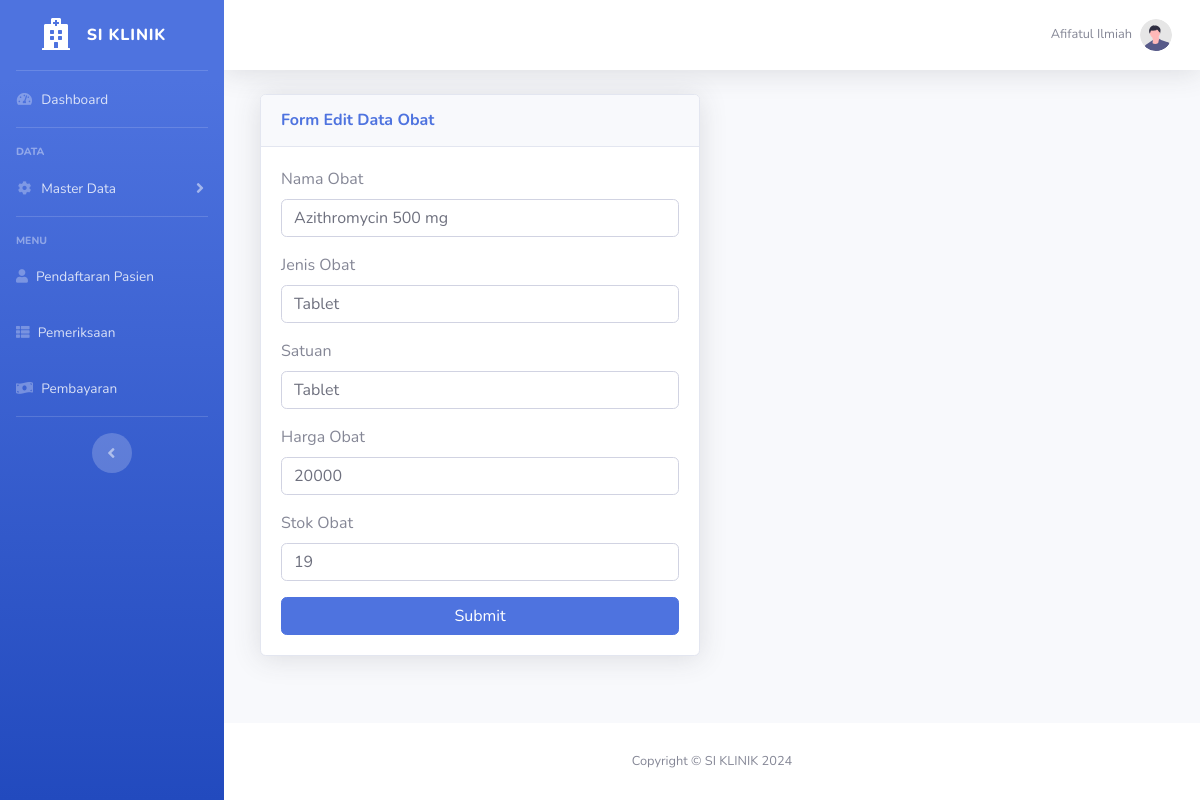
The page /obat/edit.php?id=4 (signed in) on the database its author committed.
### tables this page shows
CREATE TABLE `user` (
  `id` int(11) NOT NULL,
  `id_pegawai` int(11) NOT NULL,
  `username` varchar(255) NOT NULL,
  `password` varchar(255) NOT NULL,
  `level` varchar(255) NOT NULL
);

CREATE TABLE `pegawai` (
  `id` int(11) NOT NULL,
  `nama_pegawai` varchar(255) NOT NULL,
  `nohp` varchar(12) NOT NULL,
  `alamat` varchar(255) NOT NULL,
  `jk` varchar(255) NOT NULL
);

CREATE TABLE `obat` (
  `id` int(11) NOT NULL,
  `nama_obat` varchar(255) NOT NULL,
  `jenis` varchar(255) NOT NULL,
  `satuan` varchar(255) NOT NULL,
  `harga` int(11) NOT NULL,
  `stok` int(11) NOT NULL
);

### obat/function.php (called while the page is built, shortened)
<?php
require "../koneksi.php";
function select($query)
{
    global $conn;
    $sql = mysqli_query($conn, $query);
    $obats = [];
    while ($obat = mysqli_fetch_assoc($sql)) {
        $obats[] = $obat;
    }
    return $obats;
}

### obat/edit.php (the view, shortened to what this page needs)
<?php
require "function.php";
$pegawai = $_SESSION["id_pegawai"];
$user = mysqli_query($conn, "SELECT * FROM user A LEFT JOIN pegawai B ON B.id = A.id_pegawai WHERE A.id_pegawai = '$pegawai'");
$user = mysqli_fetch_assoc($user);
$id = $_GET["id"];
$obat = select("SELECT * FROM obat WHERE id='$id'")[0];
?>
<!DOCTYPE html>
<html lang="en">
<head>
    <link href="../assets/vendor/fontawesome-free/css/all.min.css" rel="stylesheet" type="text/css">
    <link href="../assets/css/sb-admin-2.min.css" rel="stylesheet">
</head>
<body id="page-top">
    <div id="wrapper">
        <ul class="navbar-nav bg-gradient-primary sidebar sidebar-dark accordion" id="accordionSidebar">
            <a class="sidebar-brand d-flex align-items-center justify-content-center" href="../index.php">
                <div class="sidebar-brand-icon">
                    <i class="fas fa-hospital"></i>
                </div>
                <div class="sidebar-brand-text mx-3">SI KLINIK</div>
            </a>
            <hr class="sidebar-divider my-0">
            <li class="nav-item">
                <a class="nav-link" href="../index.php">
                    <i class="fas fa-fw fa-tachometer-alt"></i>
                    <span>Dashboard</span></a>
            </li>
            <hr class="sidebar-divider">
            <div class="sidebar-heading">
                Data
            </div>
            <li class="nav-item">
                <a class="nav-link collapsed" href="#" data-toggle="collapse" data-target="#collapseTwo" aria-expanded="true" aria-controls="collapseTwo">
                    <i class="fas fa-fw fa-cog"></i>
                    <span>Master Data</span>
                </a>
            </li>
            <hr class="sidebar-divider">
            <div class="sidebar-heading">
                Menu
            </div>
            <li class="nav-item">
                <a class="nav-link" href="../pendaftaran/index.php">
                    <i class="fas fa-user"></i>
                    <span>Pendaftaran Pasien</span>
                </a>
            </li>
            <li class="nav-item">
                <a class="nav-link" href="../pemeriksaan/index.php">
                    <i class="fas fa-th-list"></i>
                    <span>Pemeriksaan</span>
                </a>
            </li>
            <li class="nav-item">
                <a class="nav-link" href="../pembayaran/index.php">
                    <i class="fas fa-money-bill-wave"></i>
                    <span>Pembayaran</span>
                </a>
            </li>
            <hr class="sidebar-divider d-none d-md-block">
            <div class="text-center d-none d-md-inline">
                <button class="rounded-circle border-0" id="sidebarToggle"></button>
            </div>
        </ul>
        <div id="content-wrapper" class="d-flex flex-column">
            <div id="content">
                <nav class="navbar navbar-expand navbar-light bg-white topbar mb-4 static-top shadow">
                    <ul class="navbar-nav ml-auto">
                        <li class="nav-item dropdown no-arrow">
                            <a class="nav-link dropdown-toggle" href="#" id="userDropdown" role="button" data-toggle="dropdown" aria-haspopup="true" aria-expanded="false">
                                <span class="mr-2 d-none d-lg-inline text-gray-600 small"><?= $user["nama_pegawai"]; ?></span>
                                <img class="img-profile rounded-circle" src="../assets/img/undraw_profile.svg">
                            </a>
                        </li>
                    </ul>
                </nav>
                <div class="container-fluid">
                    <div class="col-md-6">
                        <div class="card shadow mb-4">
                            <div class="card-header py-3">
                                <h6 class="m-0 font-weight-bold text-primary">Form Edit Data Obat</h6>
                            </div>
                            <div class="card-body">
                                <form action="" method="post">
                                    <div class="form-group">
                                        <label for="nama_obat">Nama Obat</label>
                                        <input type="text" class="form-control form-control-user" id="nama_obat" name="nama_obat" value="<?= $obat["nama_obat"]; ?>" required>
                                    </div>
                                    <div class="form-group">
                                        <label for="jenis">Jenis Obat</label>
                                        <input type="text" class="form-control form-control-user" id="jenis" name="jenis" value="<?= $obat["jenis"]; ?>" required>
                                    </div>
                                    <div class="form-group">
                                        <label for="satuan">Satuan</label>
                                        <input type="text" class="form-control form-control-user" id="satuan" name="satuan" value="<?= $obat["satuan"]; ?>" required>
                                    </div>
                                    <div class="form-group">
                                        <label for="harga">Harga Obat</label>
                                        <input type="number" class="form-control form-control-user" id="harga" name="harga" value="<?= $obat["harga"]; ?>" required>
                                    </div>
                                    <div class="form-group">
                                        <label for="stok">Stok Obat</label>
                                        <input type="number" class="form-control form-control-user" id="stok" name="stok" value="<?= $obat["stok"]; ?>" required>
                                    </div>
                                    <button name="submit" class="btn btn-primary btn-user btn-block" type="submit">
                                        Submit
                                    </button>
                                </form>
                            </div>
                        </div>
                    </div>
                </div>
            </div>
            <footer class="sticky-footer bg-white">
                <div class="container my-auto">
                    <div class="copyright text-center my-auto">
                        <span>Copyright &copy; SI KLINIK <?= date("Y") ?></span>
                    </div>
                </div>
            </footer>
        </div>
    </div>
</body>
</html>

### rows shown on the page
user: id_pegawai.nama_pegawai "Afifatul Ilmiah"
obat: nama_obat "Azithromycin 500 mg", jenis "Tablet", satuan "Tablet", harga "20000", stok "19"
